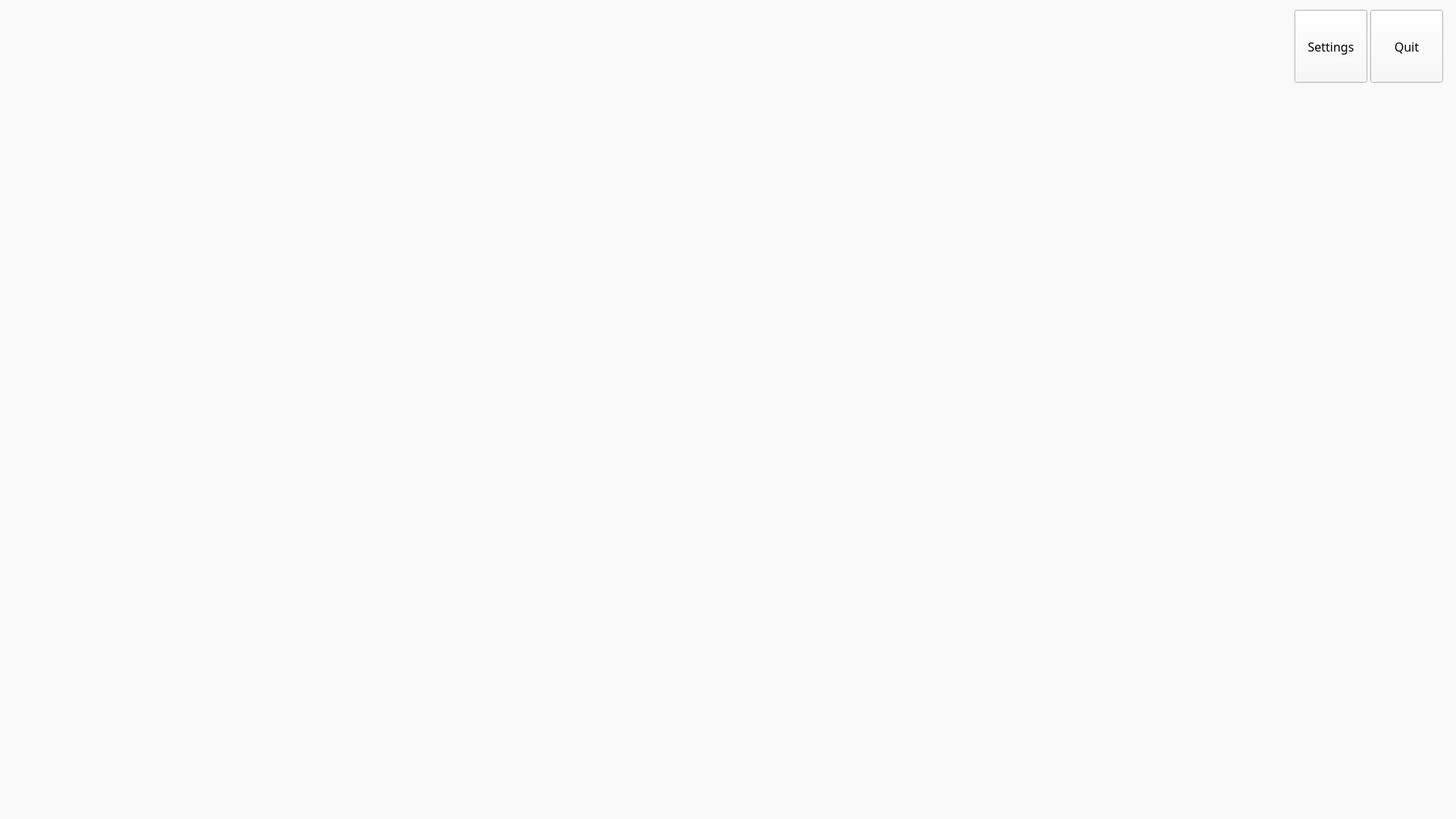
<?xml version="1.0" encoding="UTF-8"?>
<ui version="4.0">
 <class>MainWindow</class>
 <widget class="QMainWindow" name="MainWindow">
  <property name="windowModality">
   <enum>Qt::WindowModality::NonModal</enum>
  </property>
  <property name="geometry">
   <rect>
    <x>0</x>
    <y>0</y>
    <width>1920</width>
    <height>1080</height>
   </rect>
  </property>
  <property name="sizePolicy">
   <sizepolicy hsizetype="Maximum" vsizetype="Maximum">
    <horstretch>0</horstretch>
    <verstretch>0</verstretch>
   </sizepolicy>
  </property>
  <property name="maximumSize">
   <size>
    <width>1920</width>
    <height>1080</height>
   </size>
  </property>
  <property name="font">
   <font>
    <family>Malgun Gothic</family>
    <pointsize>16</pointsize>
   </font>
  </property>
  <property name="focusPolicy">
   <enum>Qt::FocusPolicy::NoFocus</enum>
  </property>
  <property name="windowTitle">
   <string>Digital Olfaction Solution</string>
  </property>
  <property name="styleSheet">
   <string notr="true"/>
  </property>
  <property name="toolButtonStyle">
   <enum>Qt::ToolButtonStyle::ToolButtonIconOnly</enum>
  </property>
  <widget class="QWidget" name="centralwidget">
   <widget class="QLabel" name="label_background">
    <property name="geometry">
     <rect>
      <x>0</x>
      <y>0</y>
      <width>1920</width>
      <height>1080</height>
     </rect>
    </property>
    <property name="sizePolicy">
     <sizepolicy hsizetype="Expanding" vsizetype="Expanding">
      <horstretch>0</horstretch>
      <verstretch>0</verstretch>
     </sizepolicy>
    </property>
    <property name="maximumSize">
     <size>
      <width>1920</width>
      <height>1080</height>
     </size>
    </property>
    <property name="font">
     <font>
      <family>맑은 고딕</family>
      <pointsize>64</pointsize>
      <bold>true</bold>
     </font>
    </property>
    <property name="styleSheet">
     <string notr="true">QLabel{
	background-color : #F9F9F9
}</string>
    </property>
    <property name="text">
     <string/>
    </property>
    <property name="alignment">
     <set>Qt::AlignmentFlag::AlignCenter</set>
    </property>
   </widget>
   <widget class="QPushButton" name="ui_menu_btn_settings">
    <property name="geometry">
     <rect>
      <x>1707</x>
      <y>13</y>
      <width>96</width>
      <height>96</height>
     </rect>
    </property>
    <property name="sizePolicy">
     <sizepolicy hsizetype="Preferred" vsizetype="Preferred">
      <horstretch>0</horstretch>
      <verstretch>0</verstretch>
     </sizepolicy>
    </property>
    <property name="minimumSize">
     <size>
      <width>40</width>
      <height>40</height>
     </size>
    </property>
    <property name="maximumSize">
     <size>
      <width>16777215</width>
      <height>16777215</height>
     </size>
    </property>
    <property name="font">
     <font>
      <family>Malgun Gothic</family>
      <pointsize>12</pointsize>
     </font>
    </property>
    <property name="styleSheet">
     <string notr="true">QPushButton{
	background-color : #F9F9F9
}</string>
    </property>
    <property name="text">
     <string>Settings</string>
    </property>
   </widget>
   <widget class="QPushButton" name="ui_menu_btn_quit">
    <property name="geometry">
     <rect>
      <x>1807</x>
      <y>13</y>
      <width>96</width>
      <height>96</height>
     </rect>
    </property>
    <property name="sizePolicy">
     <sizepolicy hsizetype="Preferred" vsizetype="Preferred">
      <horstretch>0</horstretch>
      <verstretch>0</verstretch>
     </sizepolicy>
    </property>
    <property name="minimumSize">
     <size>
      <width>40</width>
      <height>40</height>
     </size>
    </property>
    <property name="maximumSize">
     <size>
      <width>16777215</width>
      <height>16777215</height>
     </size>
    </property>
    <property name="font">
     <font>
      <family>Malgun Gothic</family>
      <pointsize>12</pointsize>
     </font>
    </property>
    <property name="styleSheet">
     <string notr="true">QPushButton{
	background-color : #F9F9F9
}</string>
    </property>
    <property name="text">
     <string>Quit</string>
    </property>
   </widget>
   <widget class="QPushButton" name="pb_protocol">
    <property name="geometry">
     <rect>
      <x>1490</x>
      <y>30</y>
      <width>171</width>
      <height>61</height>
     </rect>
    </property>
    <property name="styleSheet">
     <string notr="true">QPushButton{
	border : 0px;
}</string>
    </property>
    <property name="text">
     <string/>
    </property>
   </widget>
   <widget class="QPushButton" name="pb_smell">
    <property name="geometry">
     <rect>
      <x>290</x>
      <y>500</y>
      <width>1340</width>
      <height>132</height>
     </rect>
    </property>
    <property name="styleSheet">
     <string notr="true">QPushButton{
	background-image : url(./ui/images/start/button1.png);
	border : 0px;
}</string>
    </property>
    <property name="text">
     <string/>
    </property>
   </widget>
   <widget class="QPushButton" name="pb_find">
    <property name="geometry">
     <rect>
      <x>290</x>
      <y>650</y>
      <width>1340</width>
      <height>132</height>
     </rect>
    </property>
    <property name="styleSheet">
     <string notr="true">QPushButton{
	background-image : url(./ui/images/start/button2.png);
	border : 0px;
}</string>
    </property>
    <property name="text">
     <string/>
    </property>
   </widget>
   <widget class="QLabel" name="label">
    <property name="geometry">
     <rect>
      <x>290</x>
      <y>150</y>
      <width>2284</width>
      <height>330</height>
     </rect>
    </property>
    <property name="styleSheet">
     <string notr="true">QLabel{
	image : url(./ui/images/start/logo.png);
}</string>
    </property>
    <property name="text">
     <string/>
    </property>
   </widget>
   <widget class="QPushButton" name="pb_mix">
    <property name="geometry">
     <rect>
      <x>290</x>
      <y>800</y>
      <width>1340</width>
      <height>132</height>
     </rect>
    </property>
    <property name="styleSheet">
     <string notr="true">QPushButton{
	background-image : url(./ui/images/start/button3.png);
	border : 0px;
}</string>
    </property>
    <property name="text">
     <string/>
    </property>
   </widget>
   <zorder>label_background</zorder>
   <zorder>ui_menu_btn_settings</zorder>
   <zorder>ui_menu_btn_quit</zorder>
   <zorder>pb_protocol</zorder>
   <zorder>label</zorder>
   <zorder>pb_smell</zorder>
   <zorder>pb_find</zorder>
   <zorder>pb_mix</zorder>
  </widget>
 </widget>
 <resources/>
 <connections/>
</ui>
